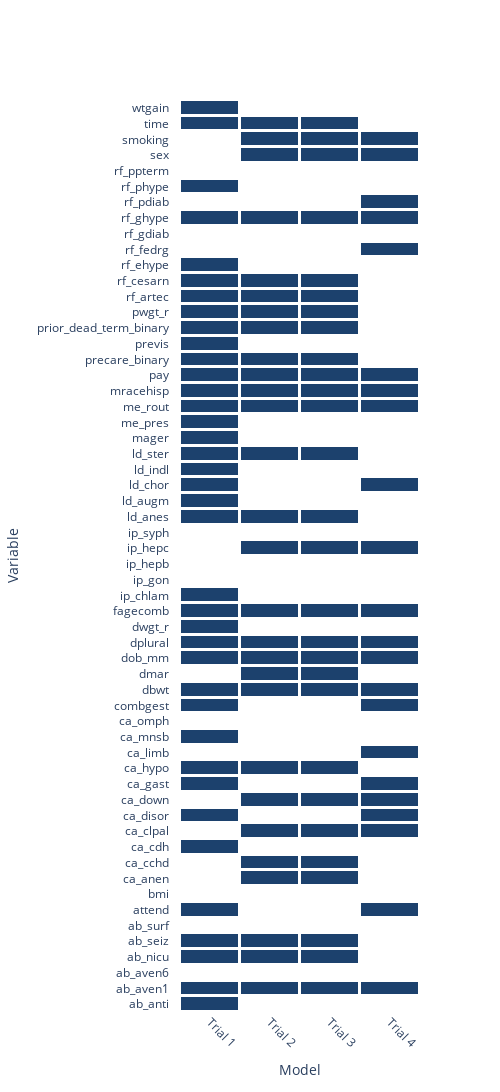

Notebook source saved alongside this figure:
### Code cell
df_viz = df_viz.sort_values("Model", ascending=True).reset_index(drop=True)
mask = df_viz.set_index("Model")

fig = go.Figure(
    data=go.Heatmap(
        z=mask.values.T.astype(int),
        x=mask.index,
        y=mask.columns,
        colorscale=[[0, "rgba(0,0,0,0)"], [1, "#1c416d"]],
        showscale=False,
        xgap=3,
        ygap=3 
    )
)

fig.update_layout(
    width=500,
    height=1200,
    xaxis_title="Model",
    yaxis_title="Variable",
    plot_bgcolor='rgba(0,0,0,0)',
    paper_bgcolor='rgba(0,0,0,0)',
    yaxis=dict(
        showgrid=False,
        #showticklabels=False,
        zeroline=False,
        ticklabelstandoff=10
    ),
    xaxis=dict(
        showgrid=False,
        #showticklabels=False,
        zeroline=False,
        tickangle=45
    ),
)

fig.show()

### Figure 1 — Plotly figure (JSON) as saved in the notebook; plotly's stock layout.template omitted (floating-point values rounded to 4 significant figures; data arrays with more than 128 entries replaced by an {"elided": "..."} marker saying what was removed)
{"data": [{"colorscale": [[0, "rgba(0,0,0,0)"], [1, "#1c416d"]], "showscale": false, "type": "heatmap", "x": ["Trial 1", "Trial 2", "Trial 3", "Trial 4"], "xgap": 3, "y": ["ab_anti", "ab_aven1", "ab_aven6", "ab_nicu", "ab_seiz", "ab_surf", "attend", "bmi", "ca_anen", "ca_cchd", "ca_cdh", "ca_clpal", "ca_disor", "ca_down", "ca_gast", "ca_hypo", "ca_limb", "ca_mnsb", "ca_omph", "combgest", "dbwt", "dmar", "dob_mm", "dplural", "dwgt_r", "fagecomb", "ip_chlam", "ip_gon", "ip_hepb", "ip_hepc", "ip_syph", "ld_anes", "ld_augm", "ld_chor", "ld_indl", "ld_ster", "mager", "me_pres", "me_rout", "mracehisp", "pay", "precare_binary", "previs", "prior_dead_term_binary", "pwgt_r", "rf_artec", "rf_cesarn", "rf_ehype", "rf_fedrg", "rf_gdiab", "rf_ghype", "rf_pdiab", "rf_phype", "rf_ppterm", "sex", "smoking", "time", "wtgain"], "ygap": 3, "z": {"elided": "58x4 int values"}}], "layout": {"height": 1200, "paper_bgcolor": "rgba(0,0,0,0)", "plot_bgcolor": "rgba(0,0,0,0)", "width": 500, "xaxis": {"showgrid": false, "tickangle": 45, "title": {"text": "Model"}, "zeroline": false}, "yaxis": {"showgrid": false, "ticklabelstandoff": 10, "title": {"text": "Variable"}, "zeroline": false}}}
